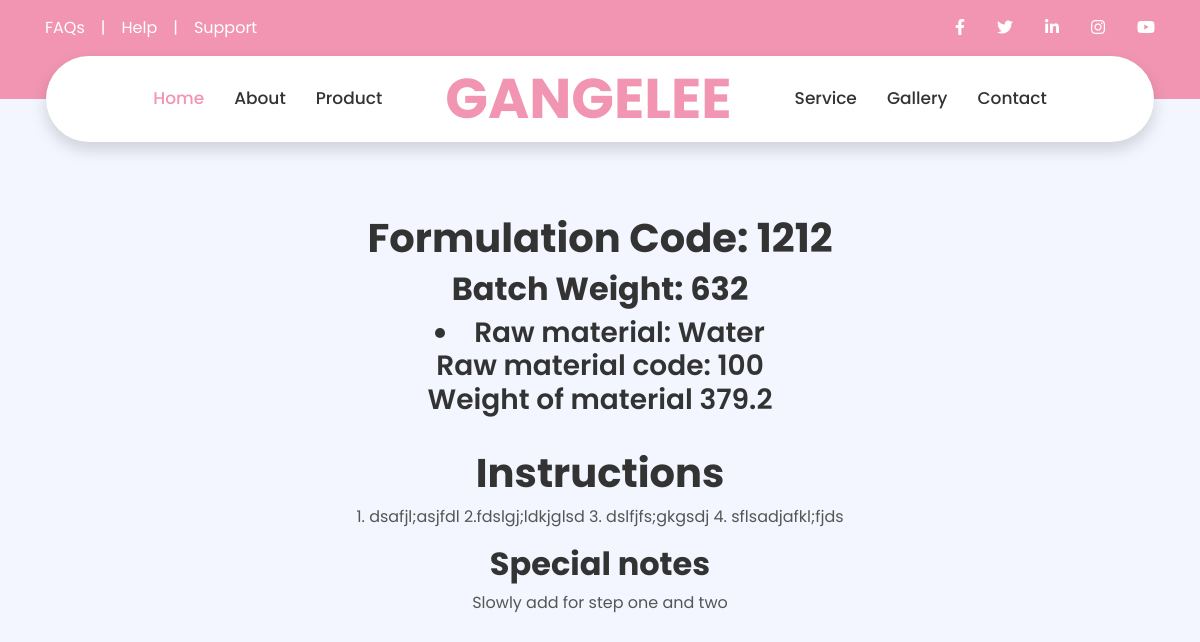
/Formulation/0e9851b3-457f-4a03-90a5-8c7094c88dcf/, run on the app's committed database.
### formulator/models.py (models this page shows, shortened)
class Formulation(models.Model):
    Code = models.IntegerField(max_length=20, unique=True)
    Total_Formation_Weight = models.IntegerField(max_length=200)
    Line_type = models.CharField(max_length=200, choices=Line_type)
    Raw_Materials = models.ManyToManyField('Raw_Materials',blank=True)
    Quantity = models.CharField(max_length=200)
    percentage_weight = models.CharField(max_length=200)
    unit_cost =models.CharField(max_length=200)
    instruction_id = models.OneToOneField('Instruction', on_delete=models.PROTECT,blank=True,null=True)
    id = models.UUIDField(default=uuid.uuid4, unique=True,primary_key=True,editable=False)
    Product =models.ForeignKey('Product',on_delete=models.CASCADE,blank=True,null=True)
    def actual_weight(self):
        return (float(0.01) * float(self.percentage_weight)) * float(self.Total_Formation_Weight)

class Raw_Materials(models.Model):
    Name = models.CharField(max_length=200)
    Purpose = models.CharField(max_length=200)
    Code = models.IntegerField(max_length=20, unique=True, blank=True,null=True)
    id = models.UUIDField(default=uuid.uuid4, unique=True,primary_key=True,editable=False)

class Instruction(models.Model):
    instructions = models.CharField(max_length=200)
    special_notes = models.CharField(max_length=200)
    formulation_field =  models.OneToOneField(
        Formulation,
        on_delete=models.CASCADE
    )
    id = models.UUIDField(default=uuid.uuid4, unique=True,primary_key=True,editable=False)

### formulator/views.py (the view)
# urls.py: path('Formulation/<str:pk>/',views.FormulationInformation ,name='formulationpage'),
def FormulationInformation(request, pk):
    FormulationObject = Formulation.objects.get(id=pk)
    test = 100
    Raw_Materials = FormulationObject.Raw_Materials.all()
    InstructionObj = Instruction.objects.filter(formulation_field=FormulationObject)
    context = {'formulation':FormulationObject, 'Instructions':InstructionObj, 'test':test}
    return render(request, 'Formulator/FormulationInformation.html',context)

### formulator/templates/Formulator/FormulationInformation.html (shortened to what this page needs)
{% extends 'main.html' %}
{% load static %}
     {% block content %}
     <br><br><br>
{% load mathfilters %}
<Center>
<H1>Formulation Code: {{formulation.Code}}</H1>
<H2>Batch Weight: {{formulation.Total_Formation_Weight}}</H2>
{% for i in formulation.Raw_Materials.all %}
<h3><li>Raw material: {{i.Name}} <br>
     Raw material code: {{i.Code}} <br>
     Weight of material {{formulation.actual_weight}}
</li></h3>
{% endfor %}
<br>
<h1>Instructions</h1>
{% for i in Instructions %}
<p>{{i.instructions}}</p>
<h2>Special notes</h2>
<p>{{i.special_notes}}</p>
{% endfor %}
</Center>
{% endblock content %}

### data on the page
Formulation: Code "1212", Total_Formation_Weight "632", actual_weight "379.2"
Raw_Materials: Name "Water", Code "100"
Instruction: instructions "1. dsafjl;asjfdl 2.fdslgj;ldkjglsd 3. dslfjfs;gkgsdj 4. sflsadjafkl;fjds", special_notes "Slowly add for step one and two"
